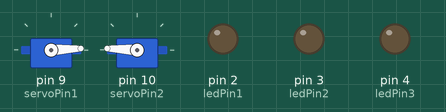
Bench run of a sketch on a simulated Arduino Uno, built with avr-gcc and run on an emulated ATmega328P. On the bench: 2 × servo, output pins drawn as LEDs (lit = HIGH).

Above: at 0.05 s.
At 0.9 s:
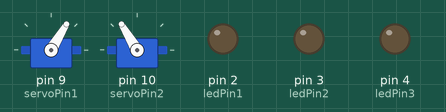
At 1.8 s:
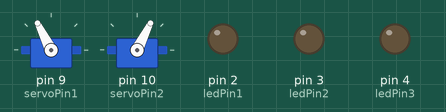
At 3.55 s:
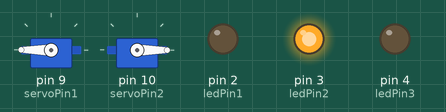
At 5.3 s:
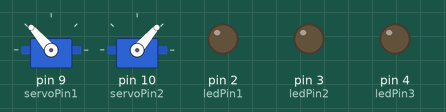
At 7.05 s:
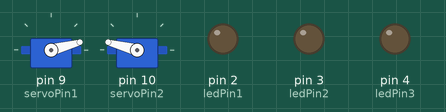
Timing chart, 0 to 9.5 s (numbered marks = the images above):
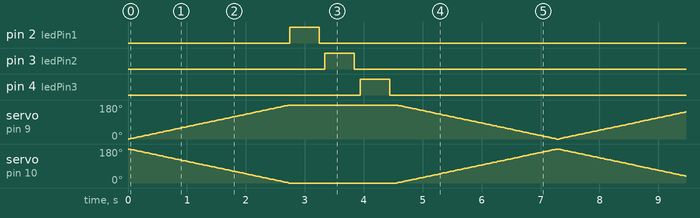

Measured:
- by itself, pin 2 (ledPin1), pin 3 (ledPin2), pin 4 (ledPin3): alternates HIGH for 0.50 s and LOW for 6.8 s

The sketch:

154.ino
```cpp
#include <Servo.h>

// Define pins for servos
const int servoPin1 = 9;
const int servoPin2 = 10;

// Define pins for LEDs
const int ledPin1 = 2;
const int ledPin2 = 3;
const int ledPin3 = 4;

// Create Servo objects
Servo servo1;
Servo servo2;

void setup() {
  // Attach servos to pins
  servo1.attach(servoPin1);
  servo2.attach(servoPin2);

  // Set LED pins as output
  pinMode(ledPin1, OUTPUT);
  pinMode(ledPin2, OUTPUT);
  pinMode(ledPin3, OUTPUT);

  // Initialize servos
  servo1.write(90); // Position servos to 90 degrees (centered)
  servo2.write(90);

  // Turn off LEDs initially
  digitalWrite(ledPin1, LOW);
  digitalWrite(ledPin2, LOW);
  digitalWrite(ledPin3, LOW);
}

void loop() {
  // Sweep servos from 0 to 180 degrees
  for (int angle = 0; angle <= 180; angle += 1) {
    servo1.write(angle);
    servo2.write(180 - angle); // Move in the opposite direction
    delay(15); // Wait for the servos to reach the position
  }

  // Turn LEDs on and off in sequence
  digitalWrite(ledPin1, HIGH);
  delay(500);
  digitalWrite(ledPin1, LOW);
  delay(100);

  digitalWrite(ledPin2, HIGH);
  delay(500);
  digitalWrite(ledPin2, LOW);
  delay(100);

  digitalWrite(ledPin3, HIGH);
  delay(500);
  digitalWrite(ledPin3, LOW);
  delay(100);

  // Sweep servos from 180 to 0 degrees
  for (int angle = 180; angle >= 0; angle -= 1) {
    servo1.write(angle);
    servo2.write(180 - angle); // Move in the opposite direction
    delay(15); // Wait for the servos to reach the position
  }
}
```
